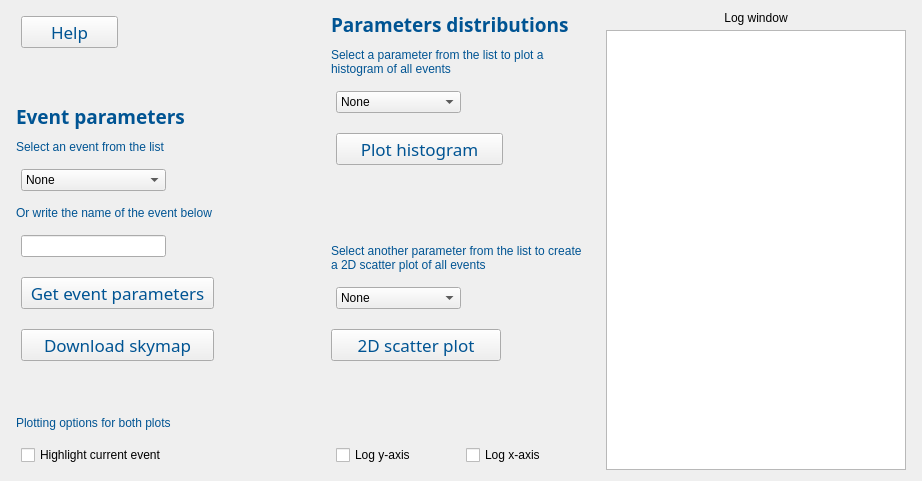
      <widget class="QWidget" name="tab_3">
       <attribute name="title">
        <string>Explore GW event parameters</string>
       </attribute>
       <layout class="QGridLayout" name="gridLayout_8">
        <item row="0" column="0">
         <layout class="QHBoxLayout" name="horizontalLayout_4" stretch="1,1,1">
          <property name="spacing">
           <number>5</number>
          </property>
          <property name="leftMargin">
           <number>0</number>
          </property>
          <property name="topMargin">
           <number>0</number>
          </property>
          <property name="rightMargin">
           <number>0</number>
          </property>
          <property name="bottomMargin">
           <number>0</number>
          </property>
          <item>
           <layout class="QVBoxLayout" name="verticalLayout_8">
            <property name="spacing">
             <number>10</number>
            </property>
            <property name="leftMargin">
             <number>5</number>
            </property>
            <property name="topMargin">
             <number>0</number>
            </property>
            <property name="rightMargin">
             <number>5</number>
            </property>
            <property name="bottomMargin">
             <number>0</number>
            </property>
            <item>
             <layout class="QHBoxLayout" name="horizontalLayout_7" stretch="1,2">
              <property name="spacing">
               <number>10</number>
              </property>
              <property name="leftMargin">
               <number>5</number>
              </property>
              <property name="topMargin">
               <number>5</number>
              </property>
              <property name="rightMargin">
               <number>5</number>
              </property>
              <property name="bottomMargin">
               <number>5</number>
              </property>
              <item>
               <widget class="QPushButton" name="helpButton3">
                <property name="font">
                 <font>
                  <family>Montserrat</family>
                  <pointsize>13</pointsize>
                 </font>
                </property>
                <property name="toolTip">
                 <string>&lt;html&gt;&lt;head/&gt;&lt;body&gt;&lt;p&gt;&lt;span style=&quot;color: #005493; font-size: 15px;&quot;&gt;Displays help contents for the &quot;Explore GW event parameters&quot; tab.&lt;/span&gt;&lt;/p&gt;&lt;/body&gt;&lt;/html&gt;</string>
                </property>
                <property name="styleSheet">
                 <string notr="true">color:rgb(0, 84, 147);</string>
                </property>
                <property name="text">
                 <string>Help</string>
                </property>
               </widget>
              </item>
              <item>
               <spacer name="horizontalSpacer_32">
                <property name="orientation">
                 <enum>Qt::Orientation::Horizontal</enum>
                </property>
                <property name="sizeHint" stdset="0">
                 <size>
                  <width>40</width>
                  <height>20</height>
                 </size>
                </property>
               </spacer>
              </item>
             </layout>
            </item>
            <item>
             <spacer name="verticalSpacer_13">
              <property name="orientation">
               <enum>Qt::Orientation::Vertical</enum>
              </property>
              <property name="sizeHint" stdset="0">
               <size>
                <width>20</width>
                <height>40</height>
               </size>
              </property>
             </spacer>
            </item>
            <item>
             <widget class="QLabel" name="label_38">
              <property name="font">
               <font>
                <family>Montserrat</family>
                <pointsize>14</pointsize>
                <bold>true</bold>
               </font>
              </property>
              <property name="text">
               <string>&lt;html&gt;&lt;head/&gt;&lt;body&gt;&lt;p&gt;&lt;span style=&quot; color:#005493;&quot;&gt;Event parameters&lt;/span&gt;&lt;/p&gt;&lt;/body&gt;&lt;/html&gt;</string>
              </property>
             </widget>
            </item>
            <item>
             <widget class="QLabel" name="label_39">
              <property name="text">
               <string>&lt;html&gt;&lt;head/&gt;&lt;body&gt;&lt;p&gt;&lt;span style=&quot; color:#005493;&quot;&gt;Select an event from the list&lt;/span&gt;&lt;/p&gt;&lt;/body&gt;&lt;/html&gt;</string>
              </property>
             </widget>
            </item>
            <item>
             <layout class="QHBoxLayout" name="horizontalLayout_8" stretch="1,1">
              <property name="spacing">
               <number>10</number>
              </property>
              <property name="leftMargin">
               <number>5</number>
              </property>
              <property name="topMargin">
               <number>5</number>
              </property>
              <property name="rightMargin">
               <number>5</number>
              </property>
              <property name="bottomMargin">
               <number>5</number>
              </property>
              <item>
               <widget class="QComboBox" name="comboBox_4">
                <item>
                 <property name="text">
                  <string>None</string>
                 </property>
                </item>
               </widget>
              </item>
              <item>
               <spacer name="horizontalSpacer_33">
                <property name="orientation">
                 <enum>Qt::Orientation::Horizontal</enum>
                </property>
                <property name="sizeHint" stdset="0">
                 <size>
                  <width>40</width>
                  <height>20</height>
                 </size>
                </property>
               </spacer>
              </item>
             </layout>
            </item>
            <item>
             <widget class="QLabel" name="label_40">
              <property name="minimumSize">
               <size>
                <width>300</width>
                <height>0</height>
               </size>
              </property>
              <property name="text">
               <string>&lt;html&gt;&lt;head/&gt;&lt;body&gt;&lt;p&gt;&lt;span style=&quot; color:#005493;&quot;&gt;Or write the name of the event below&lt;/span&gt;&lt;/p&gt;&lt;/body&gt;&lt;/html&gt;</string>
              </property>
              <property name="wordWrap">
               <bool>true</bool>
              </property>
             </widget>
            </item>
            <item>
             <layout class="QHBoxLayout" name="horizontalLayout_11">
              <property name="spacing">
               <number>10</number>
              </property>
              <property name="leftMargin">
               <number>5</number>
              </property>
              <property name="topMargin">
               <number>5</number>
              </property>
              <property name="rightMargin">
               <number>5</number>
              </property>
              <property name="bottomMargin">
               <number>5</number>
              </property>
              <item>
               <widget class="QLineEdit" name="EventNameTab3"/>
              </item>
              <item>
               <spacer name="horizontalSpacer_34">
                <property name="orientation">
                 <enum>Qt::Orientation::Horizontal</enum>
                </property>
                <property name="sizeHint" stdset="0">
                 <size>
                  <width>40</width>
                  <height>20</height>
                 </size>
                </property>
               </spacer>
              </item>
             </layout>
            </item>
            <item>
             <layout class="QHBoxLayout" name="horizontalLayout_12" stretch="2,1">
              <property name="spacing">
               <number>10</number>
              </property>
              <property name="leftMargin">
               <number>5</number>
              </property>
              <property name="topMargin">
               <number>5</number>
              </property>
              <property name="rightMargin">
               <number>5</number>
              </property>
              <property name="bottomMargin">
               <number>5</number>
              </property>
              <item>
               <widget class="QPushButton" name="pushButton_9">
                <property name="font">
                 <font>
                  <family>Montserrat</family>
                  <pointsize>13</pointsize>
                 </font>
                </property>
                <property name="toolTip">
                 <string>&lt;html&gt;&lt;head/&gt;&lt;body&gt;&lt;p&gt;&lt;span style=&quot;color: #005493; font-size: 15px;&quot;&gt;Downloads the selected event's parameters and displays them in the log window.&lt;/span&gt;&lt;/p&gt;&lt;/body&gt;&lt;/html&gt;</string>
                </property>
                <property name="styleSheet">
                 <string notr="true">color:rgb(0, 84, 147);</string>
                </property>
                <property name="text">
                 <string>Get event parameters</string>
                </property>
               </widget>
              </item>
              <item>
               <spacer name="horizontalSpacer_35">
                <property name="orientation">
                 <enum>Qt::Orientation::Horizontal</enum>
                </property>
                <property name="sizeHint" stdset="0">
                 <size>
                  <width>40</width>
                  <height>20</height>
                 </size>
                </property>
               </spacer>
              </item>
             </layout>
            </item>
            <item>
             <layout class="QHBoxLayout" name="horizontalLayout_13" stretch="2,1">
              <property name="spacing">
               <number>10</number>
              </property>
              <property name="leftMargin">
               <number>5</number>
              </property>
              <property name="topMargin">
               <number>5</number>
              </property>
              <property name="rightMargin">
               <number>5</number>
              </property>
              <property name="bottomMargin">
               <number>5</number>
              </property>
              <item>
               <widget class="QPushButton" name="pushButton_13">
                <property name="font">
                 <font>
                  <family>Montserrat</family>
                  <pointsize>13</pointsize>
                 </font>
                </property>
                <property name="toolTip">
                 <string>&lt;html&gt;&lt;head/&gt;&lt;body&gt;&lt;p&gt;&lt;span style=&quot;color: #005493; font-size: 15px;&quot;&gt;Downloads, saves and displays the selected event's skymap (sky localization).&lt;/span&gt;&lt;/p&gt;&lt;/body&gt;&lt;/html&gt;</string>
                </property>
                <property name="styleSheet">
                 <string notr="true">color: rgb(0, 84, 147);</string>
                </property>
                <property name="text">
                 <string>Download skymap</string>
                </property>
               </widget>
              </item>
              <item>
               <spacer name="horizontalSpacer_36">
                <property name="orientation">
                 <enum>Qt::Orientation::Horizontal</enum>
                </property>
                <property name="sizeHint" stdset="0">
                 <size>
                  <width>40</width>
                  <height>20</height>
                 </size>
                </property>
               </spacer>
              </item>
             </layout>
            </item>
            <item>
             <spacer name="verticalSpacer_14">
              <property name="orientation">
               <enum>Qt::Orientation::Vertical</enum>
              </property>
              <property name="sizeHint" stdset="0">
               <size>
                <width>20</width>
                <height>40</height>
               </size>
              </property>
             </spacer>
            </item>
            <item>
             <widget class="QLabel" name="label_44">
              <property name="text">
               <string>&lt;html&gt;&lt;head/&gt;&lt;body&gt;&lt;p&gt;&lt;span style=&quot; color:#005493;&quot;&gt;Plotting options for both plots&lt;/span&gt;&lt;/p&gt;&lt;/body&gt;&lt;/html&gt;</string>
              </property>
             </widget>
            </item>
            <item>
             <layout class="QHBoxLayout" name="horizontalLayout_26">
              <property name="spacing">
               <number>10</number>
              </property>
              <property name="leftMargin">
               <number>5</number>
              </property>
              <property name="topMargin">
               <number>5</number>
              </property>
              <property name="rightMargin">
               <number>5</number>
              </property>
              <property name="bottomMargin">
               <number>5</number>
              </property>
              <item>
               <widget class="QCheckBox" name="checkBox_2">
                <property name="text">
                 <string>Highlight current event</string>
                </property>
               </widget>
              </item>
             </layout>
            </item>
           </layout>
          </item>
          <item>
           <layout class="QVBoxLayout" name="verticalLayout_9">
            <property name="spacing">
             <number>10</number>
            </property>
            <property name="leftMargin">
             <number>5</number>
            </property>
            <property name="rightMargin">
             <number>5</number>
            </property>
            <item>
             <widget class="QLabel" name="label_41">
              <property name="font">
               <font>
                <family>Montserrat</family>
                <pointsize>14</pointsize>
                <bold>true</bold>
               </font>
              </property>
              <property name="text">
               <string>&lt;html&gt;&lt;head/&gt;&lt;body&gt;&lt;p&gt;&lt;span style=&quot; color:#005493;&quot;&gt;Parameters distributions&lt;/span&gt;&lt;/p&gt;&lt;/body&gt;&lt;/html&gt;</string>
              </property>
             </widget>
            </item>
            <item>
             <widget class="QLabel" name="label_42">
              <property name="text">
               <string>&lt;html&gt;&lt;head/&gt;&lt;body&gt;&lt;p&gt;&lt;span style=&quot; color:#005493;&quot;&gt;Select a parameter from the list to plot a histogram of all events&lt;/span&gt;&lt;/p&gt;&lt;/body&gt;&lt;/html&gt;</string>
              </property>
              <property name="wordWrap">
               <bool>true</bool>
              </property>
             </widget>
            </item>
            <item>
             <layout class="QHBoxLayout" name="horizontalLayout_22" stretch="1,1">
              <property name="spacing">
               <number>10</number>
              </property>
              <property name="leftMargin">
               <number>5</number>
              </property>
              <property name="topMargin">
               <number>5</number>
              </property>
              <property name="rightMargin">
               <number>5</number>
              </property>
              <property name="bottomMargin">
               <number>5</number>
              </property>
              <item>
               <widget class="QComboBox" name="comboBox_5">
                <item>
                 <property name="text">
                  <string>None</string>
                 </property>
                </item>
               </widget>
              </item>
              <item>
               <spacer name="horizontalSpacer_40">
                <property name="orientation">
                 <enum>Qt::Orientation::Horizontal</enum>
                </property>
                <property name="sizeHint" stdset="0">
                 <size>
                  <width>40</width>
                  <height>20</height>
                 </size>
                </property>
               </spacer>
              </item>
             </layout>
            </item>
            <item>
             <layout class="QHBoxLayout" name="horizontalLayout_23" stretch="2,1">
              <property name="spacing">
               <number>10</number>
              </property>
              <property name="leftMargin">
               <number>5</number>
              </property>
              <property name="topMargin">
               <number>5</number>
              </property>
              <property name="rightMargin">
               <number>5</number>
              </property>
              <property name="bottomMargin">
               <number>5</number>
              </property>
              <item>
               <widget class="QPushButton" name="pushButton_10">
                <property name="sizePolicy">
                 <sizepolicy hsizetype="Minimum" vsizetype="Fixed">
                  <horstretch>0</horstretch>
                  <verstretch>0</verstretch>
                 </sizepolicy>
                </property>
                <property name="font">
                 <font>
                  <family>Montserrat</family>
                  <pointsize>13</pointsize>
                 </font>
                </property>
                <property name="toolTip">
                 <string>&lt;html&gt;&lt;head/&gt;&lt;body&gt;&lt;p&gt;&lt;span style=&quot; font-size:15px;&quot;&gt;Plot a histogram of the selected parameter for all events.&lt;/span&gt;&lt;/p&gt;&lt;/body&gt;&lt;/html&gt;</string>
                </property>
                <property name="styleSheet">
                 <string notr="true">color: rgb(0, 84, 147);</string>
                </property>
                <property name="text">
                 <string>Plot histogram</string>
                </property>
               </widget>
              </item>
              <item>
               <spacer name="horizontalSpacer_29">
                <property name="orientation">
                 <enum>Qt::Orientation::Horizontal</enum>
                </property>
                <property name="sizeHint" stdset="0">
                 <size>
                  <width>40</width>
                  <height>20</height>
                 </size>
                </property>
               </spacer>
              </item>
             </layout>
            </item>
            <item>
             <spacer name="verticalSpacer_17">
              <property name="orientation">
               <enum>Qt::Orientation::Vertical</enum>
              </property>
              <property name="sizeHint" stdset="0">
               <size>
                <width>20</width>
                <height>40</height>
               </size>
              </property>
             </spacer>
            </item>
            <item>
             <widget class="QLabel" name="label_43">
              <property name="text">
               <string>&lt;html&gt;&lt;head/&gt;&lt;body&gt;&lt;p&gt;&lt;span style=&quot; color:#005493;&quot;&gt;Select another parameter from the list to create a 2D scatter plot of all events&lt;/span&gt;&lt;/p&gt;&lt;/body&gt;&lt;/html&gt;</string>
              </property>
              <property name="wordWrap">
               <bool>true</bool>
              </property>
             </widget>
            </item>
            <item>
             <layout class="QHBoxLayout" name="horizontalLayout_24" stretch="1,1">
              <property name="spacing">
               <number>10</number>
              </property>
              <property name="leftMargin">
               <number>5</number>
              </property>
              <property name="topMargin">
               <number>5</number>
              </property>
              <property name="rightMargin">
               <number>5</number>
              </property>
              <property name="bottomMargin">
               <number>5</number>
              </property>
              <item>
               <widget class="QComboBox" name="comboBox_6">
                <item>
                 <property name="text">
                  <string>None</string>
                 </property>
                </item>
               </widget>
              </item>
              <item>
               <spacer name="horizontalSpacer_42">
                <property name="orientation">
                 <enum>Qt::Orientation::Horizontal</enum>
                </property>
                <property name="sizeHint" stdset="0">
                 <size>
                  <width>40</width>
                  <height>20</height>
                 </size>
                </property>
               </spacer>
              </item>
             </layout>
            </item>
            <item>
             <layout class="QHBoxLayout" name="horizontalLayout_25" stretch="2,1">
              <property name="spacing">
               <number>10</number>
              </property>
              <property name="topMargin">
               <number>5</number>
              </property>
              <property name="rightMargin">
               <number>5</number>
              </property>
              <property name="bottomMargin">
               <number>5</number>
              </property>
              <item>
               <widget class="QPushButton" name="pushButton_11">
                <property name="font">
                 <font>
                  <family>Montserrat</family>
                  <pointsize>13</pointsize>
                 </font>
                </property>
                <property name="toolTip">
                 <string>&lt;html&gt;&lt;head/&gt;&lt;body&gt;&lt;p&gt;&lt;span style=&quot; font-size:15px;&quot;&gt;Create a scatter plot of the selected parameters for all events.&lt;/span&gt;&lt;/p&gt;&lt;/body&gt;&lt;/html&gt;</string>
                </property>
                <property name="styleSheet">
                 <string notr="true">color: rgb(0, 84, 147);</string>
                </property>
                <property name="text">
                 <string>2D scatter plot</string>
                </property>
               </widget>
              </item>
              <item>
               <spacer name="horizontalSpacer_43">
                <property name="orientation">
                 <enum>Qt::Orientation::Horizontal</enum>
                </property>
                <property name="sizeHint" stdset="0">
                 <size>
                  <width>40</width>
                  <height>20</height>
                 </size>
                </property>
               </spacer>
              </item>
             </layout>
            </item>
            <item>
             <spacer name="verticalSpacer_16">
              <property name="orientation">
               <enum>Qt::Orientation::Vertical</enum>
              </property>
              <property name="sizeHint" stdset="0">
               <size>
                <width>20</width>
                <height>40</height>
               </size>
              </property>
             </spacer>
            </item>
            <item>
             <layout class="QHBoxLayout" name="horizontalLayout_14">
              <property name="spacing">
               <number>10</number>
              </property>
              <property name="leftMargin">
               <number>5</number>
              </property>
              <property name="topMargin">
               <number>5</number>
              </property>
              <property name="rightMargin">
               <number>5</number>
              </property>
              <property name="bottomMargin">
               <number>5</number>
              </property>
              <item>
               <widget class="QCheckBox" name="checkBox_4">
                <property name="text">
                 <string>Log y-axis</string>
                </property>
               </widget>
              </item>
              <item>
               <spacer name="horizontalSpacer_38">
                <property name="orientation">
                 <enum>Qt::Orientation::Horizontal</enum>
                </property>
                <property name="sizeHint" stdset="0">
                 <size>
                  <width>40</width>
                  <height>20</height>
                 </size>
                </property>
               </spacer>
              </item>
              <item>
               <widget class="QCheckBox" name="checkBox_3">
                <property name="text">
                 <string>Log x-axis</string>
                </property>
               </widget>
              </item>
              <item>
               <spacer name="horizontalSpacer_37">
                <property name="orientation">
                 <enum>Qt::Orientation::Horizontal</enum>
                </property>
                <property name="sizeHint" stdset="0">
                 <size>
                  <width>40</width>
                  <height>20</height>
                 </size>
                </property>
               </spacer>
              </item>
             </layout>
            </item>
           </layout>
          </item>
          <item>
           <layout class="QVBoxLayout" name="verticalLayout_7">
            <property name="spacing">
             <number>5</number>
            </property>
            <property name="leftMargin">
             <number>5</number>
            </property>
            <property name="topMargin">
             <number>0</number>
            </property>
            <property name="rightMargin">
             <number>5</number>
            </property>
            <property name="bottomMargin">
             <number>0</number>
            </property>
            <item>
             <widget class="QLabel" name="label_34">
              <property name="toolTip">
               <string>&lt;html&gt;&lt;head/&gt;&lt;body&gt;&lt;p&gt;&lt;span style=&quot;color: #005493; font-size: 15px;&quot;&gt;Displays tips, warnings and status update messages.&lt;/span&gt;&lt;/p&gt;&lt;/body&gt;&lt;/html&gt;</string>
              </property>
              <property name="text">
               <string>&lt;html&gt;&lt;head/&gt;&lt;body&gt;&lt;p align=&quot;center&quot;&gt;Log window&lt;/p&gt;&lt;/body&gt;&lt;/html&gt;</string>
              </property>
             </widget>
            </item>
            <item>
             <widget class="QTextBrowser" name="textBrowser_3">
              <property name="minimumSize">
               <size>
                <width>300</width>
                <height>0</height>
               </size>
              </property>
              <property name="font">
               <font>
                <family>Times New Roman</family>
                <pointsize>14</pointsize>
               </font>
              </property>
             </widget>
            </item>
           </layout>
          </item>
         </layout>
        </item>
       </layout>
      </widget>
